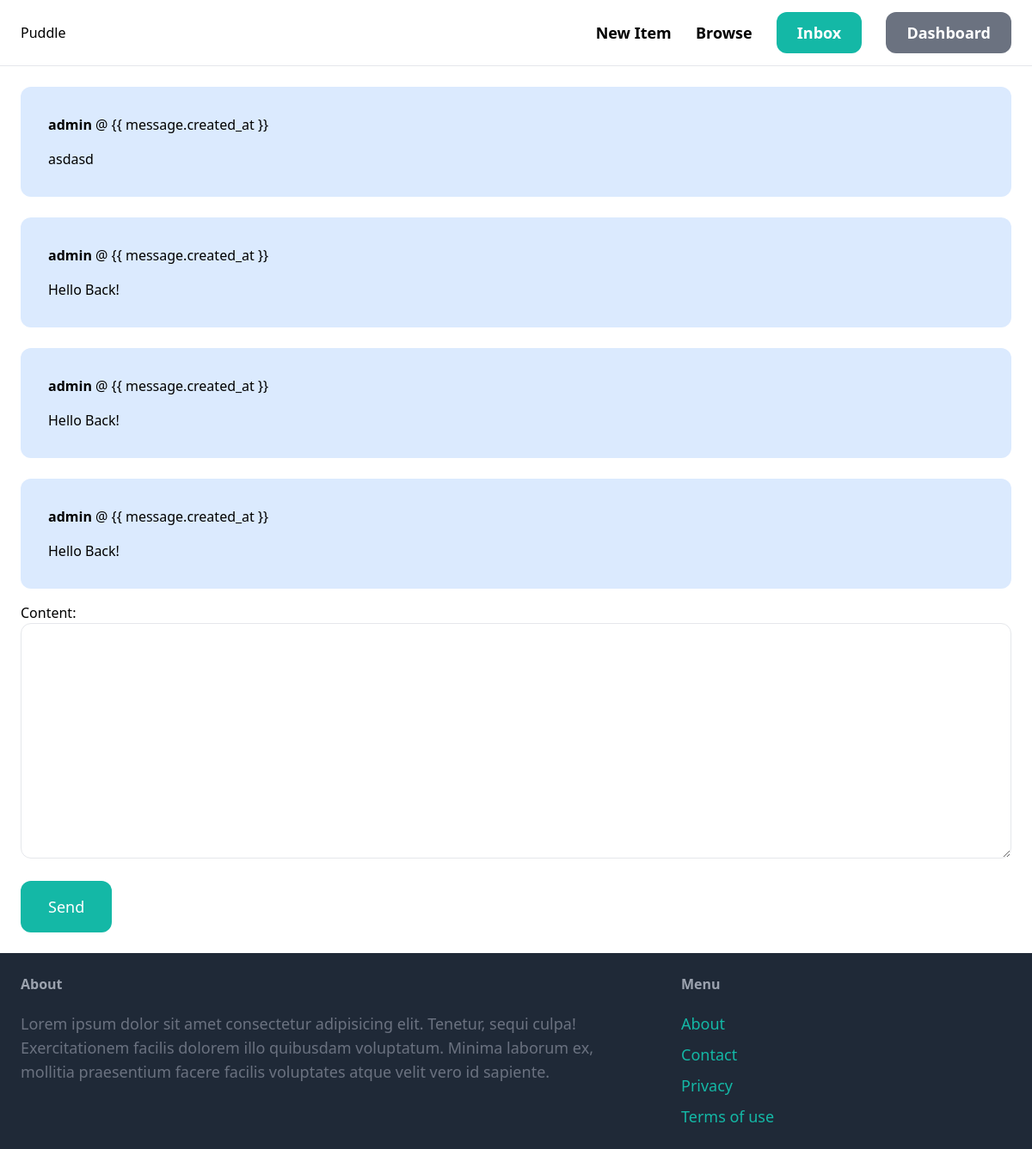
The page /inbox/1/ (signed in) on the database its author committed.
### conversation/models.py (models this page shows)
class ConversatioNmessage(models.Model):
    conversation = models.ForeignKey(Conversation, related_name='messages', on_delete=models.CASCADE)
    content = models.TextField()
    created_at = models.DateTimeField(auto_now_add=True)
    created_by = models.ForeignKey(User, related_name='created_messages', on_delete=models.CASCADE)

### conversation/views.py (the view)
# urls.py: path('<int:pk>/', views.detail, name='detail')
@login_required
def detail(request, pk):
    conversation = Conversation.objects.filter(
        members__in=[request.user.id]).get(pk=pk)
    if request.method == 'POST':
        form = ConversationMessageForm(request.POST)
        if form.is_valid():
            conversation_message = form.save(commit=False)
            conversation_message.conversation = conversation
            conversation_message.created_by = request.user
            conversation_message.save()
            conversation.save()
    else:
        form = ConversationMessageForm()
    return render(request, 'conversation/detail.html', {
        'conversation': conversation,
        'form': form
    })

### conversation/forms.py
class ConversationMessageForm(forms.ModelForm):
    class Meta:
        model = ConversatioNmessage
        fields = ('content',)
        widgets = {
            'content': forms.Textarea(attrs={
                'class': 'w-full py-4 px-6 rounded-xl border',
            })
        }

### conversation/templates/conversation/detail.html (shortened to what this page needs)
{% extends 'core/base.html' %} {% block title %} Conversation {% endblock %}
{% block content %}
<div class="space-y-6 mb-4">
  {% for message in conversation.messages.all %}
  <div
    class="p-8 flex {% if message.created_by == request.user %} bg-blue-100 {% else %} bg-gray-100 {% endif %} rounded-xl"
  >
    <div>
      <p class="mb-4">
        <strong>{{ message.created_by.username }}</strong> @ {{
        message.created_at }}
      </p>
      <p>{{ message.content }}</p>
    </div>
  </div>
  {% endfor %}
</div>
<form method='post' action='.'>
  {{ form.as_p }}
  <button class="py-4 mt-5 px-8 text-lg bg-teal-500 hover:bg-teal-700 rounded-xl text-white">Send</button>
</form>
{% endblock %}

### core/templates/core/base.html (shortened to what this page needs)
<!DOCTYPE html>
<html lang="en">
    <head>
        <script src="https://cdn.tailwindcss.com"></script>
    </head>
    <body>
        <nav class="py-6 px-6 flex justify-between items-center border-b border-gray-200">
            <a href='/' class:="text-xxl font-semibold">
                Puddle
            </a>
            <div class="space-x-6">
                <a href="{% url 'item:new' %}" class="text-lg font-semibold hover:text-gray-500">New Item</a>
                <a href="{% url 'item:items' %}" class="text-lg font-semibold hover:text-gray-500">Browse</a>
                {% if request.user.is_authenticated %}
                    <a href="{% url 'conversation:inbox' %}" class="px-6 py-3 text-lg font-semibold bg-teal-500 text-white rounded-xl hover:bg-teal-700">Inbox</a>
                    <a href="{% url 'dashboard:index' %}" class="px-6 py-3 text-lg font-semibold bg-gray-500 text-white rounded-xl hover:bg-gray-700">Dashboard</a>
                {% else %}
                    <a href="{% url 'core:signup' %}" class="px-6 py-3 text-lg font-semibold bg-teal-500 text-white rounded-xl hover:bg-teal-700">Sign Up</a>
                    <a href="{% url 'core:login' %}" class="px-6 py-3 text-lg font-semibold bg-gray-500 text-white rounded-xl hover:bg-gray-700">Log In</a>
                {% endif %}
            </div>
        </nav>
        <div class="px-6 py-6">
            {% block content %}
            {% endblock content %}
        </div>
        <footer class="py-6 px-6 flex justify-between bg-gray-800 ">
            <div class="w-2/3 pr-10">
                <h3 class="mb-5 font-semibold text-gray-400">
                    About
                </h3>
                <p class="text-lg text-gray-500">Lorem ipsum dolor sit amet consectetur adipisicing elit. Tenetur, sequi culpa! Exercitationem facilis dolorem illo quibusdam voluptatum. Minima laborum ex, mollitia praesentium facere facilis voluptates atque velit vero id sapiente.</p>
            </div>
            <div class="w-1/3">
                <h3 class="mb-5 font-semibold text-gray-400">
                    Menu
                </h3>
                <ul class="space-y-2">
                    <li><a href="#" class="text-lg text-teal-500 hover:text-teal-700">About</a></li>
                    <li><a href="{% url 'core:contact' %}" class="text-lg text-teal-500 hover:text-teal-700">Contact</a></li>
                    <li><a href="#" class="text-lg text-teal-500 hover:text-teal-700">Privacy</a></li>
                    <li><a href="#" class="text-lg text-teal-500 hover:text-teal-700">Terms of use</a></li>
                </ul>
            </div>
        </footer>
    </body>
</html>

### rows shown on the page
ConversatioNmessage: created_by.username "admin", content "asdasd"
ConversatioNmessage: created_by.username "admin", content "Hello Back!"
ConversatioNmessage: created_by.username "admin", content "Hello Back!"
ConversatioNmessage: created_by.username "admin", content "Hello Back!"
